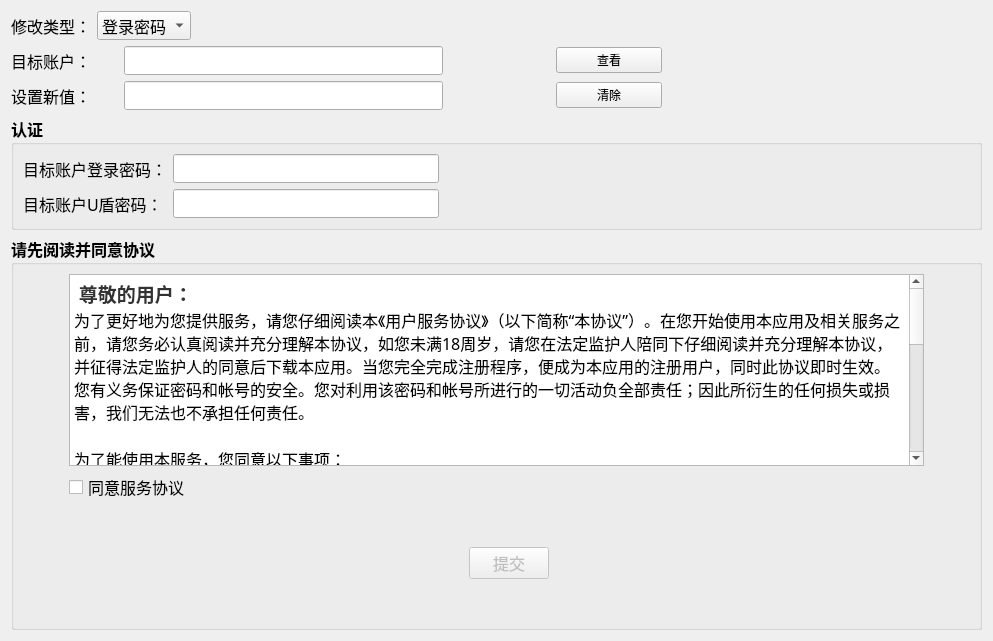
          <widget class="QWidget" name="scrollAreaWidgetContents_2">
           <property name="geometry">
            <rect>
             <x>0</x>
             <y>0</y>
             <width>993</width>
             <height>641</height>
            </rect>
           </property>
           <layout class="QVBoxLayout" name="verticalLayout_14">
            <item>
             <layout class="QHBoxLayout" name="horizontalLayout_4">
              <item>
               <widget class="QLabel" name="label_2">
                <property name="font">
                 <font>
                  <family>Calibri</family>
                  <pointsize>12</pointsize>
                  <weight>50</weight>
                  <italic>false</italic>
                  <bold>false</bold>
                 </font>
                </property>
                <property name="text">
                 <string>修改类型：</string>
                </property>
               </widget>
              </item>
              <item>
               <widget class="QComboBox" name="modifyTabTypeComboBox">
                <property name="font">
                 <font>
                  <family>Calibri</family>
                  <pointsize>12</pointsize>
                 </font>
                </property>
                <item>
                 <property name="text">
                  <string>登录密码</string>
                 </property>
                </item>
                <item>
                 <property name="text">
                  <string>U盾密码</string>
                 </property>
                </item>
                <item>
                 <property name="text">
                  <string>客户号</string>
                 </property>
                </item>
                <item>
                 <property name="text">
                  <string>操作员号</string>
                 </property>
                </item>
               </widget>
              </item>
              <item>
               <spacer name="horizontalSpacer_3">
                <property name="orientation">
                 <enum>Qt::Horizontal</enum>
                </property>
                <property name="sizeHint" stdset="0">
                 <size>
                  <width>40</width>
                  <height>20</height>
                 </size>
                </property>
               </spacer>
              </item>
             </layout>
            </item>
            <item>
             <layout class="QHBoxLayout" name="horizontalLayout_5" stretch="1,3,1,1,3">
              <item>
               <widget class="QLabel" name="label_3">
                <property name="font">
                 <font>
                  <family>Calibri</family>
                  <pointsize>12</pointsize>
                  <weight>50</weight>
                  <italic>false</italic>
                  <bold>false</bold>
                 </font>
                </property>
                <property name="text">
                 <string>目标账户：</string>
                </property>
               </widget>
              </item>
              <item>
               <widget class="QLineEdit" name="modifyTabTargetAccount">
                <property name="font">
                 <font>
                  <family>Calibri</family>
                  <pointsize>12</pointsize>
                 </font>
                </property>
               </widget>
              </item>
              <item>
               <spacer name="horizontalSpacer_4">
                <property name="orientation">
                 <enum>Qt::Horizontal</enum>
                </property>
                <property name="sizeHint" stdset="0">
                 <size>
                  <width>40</width>
                  <height>20</height>
                 </size>
                </property>
               </spacer>
              </item>
              <item>
               <widget class="QPushButton" name="modifyTabQueryAccounts">
                <property name="text">
                 <string>查看</string>
                </property>
               </widget>
              </item>
              <item>
               <spacer name="horizontalSpacer_6">
                <property name="orientation">
                 <enum>Qt::Horizontal</enum>
                </property>
                <property name="sizeHint" stdset="0">
                 <size>
                  <width>40</width>
                  <height>20</height>
                 </size>
                </property>
               </spacer>
              </item>
             </layout>
            </item>
            <item>
             <layout class="QHBoxLayout" name="horizontalLayout_6" stretch="1,3,1,1,3">
              <item>
               <widget class="QLabel" name="label_4">
                <property name="font">
                 <font>
                  <family>Calibri</family>
                  <pointsize>12</pointsize>
                  <weight>50</weight>
                  <italic>false</italic>
                  <bold>false</bold>
                 </font>
                </property>
                <property name="text">
                 <string>设置新值：</string>
                </property>
               </widget>
              </item>
              <item>
               <widget class="QLineEdit" name="modifyTabNewValue">
                <property name="font">
                 <font>
                  <family>Calibri</family>
                  <pointsize>12</pointsize>
                 </font>
                </property>
               </widget>
              </item>
              <item>
               <spacer name="horizontalSpacer_5">
                <property name="orientation">
                 <enum>Qt::Horizontal</enum>
                </property>
                <property name="sizeHint" stdset="0">
                 <size>
                  <width>40</width>
                  <height>20</height>
                 </size>
                </property>
               </spacer>
              </item>
              <item>
               <widget class="QPushButton" name="modifyTabClearNewValue">
                <property name="text">
                 <string>清除</string>
                </property>
               </widget>
              </item>
              <item>
               <spacer name="horizontalSpacer_7">
                <property name="orientation">
                 <enum>Qt::Horizontal</enum>
                </property>
                <property name="sizeHint" stdset="0">
                 <size>
                  <width>40</width>
                  <height>20</height>
                 </size>
                </property>
               </spacer>
              </item>
             </layout>
            </item>
            <item>
             <widget class="QGroupBox" name="groupBox_2">
              <property name="font">
               <font>
                <family>Sitka Subheading</family>
                <pointsize>12</pointsize>
                <weight>75</weight>
                <bold>true</bold>
               </font>
              </property>
              <property name="title">
               <string>认证</string>
              </property>
              <layout class="QVBoxLayout" name="verticalLayout_6">
               <item>
                <layout class="QHBoxLayout" name="horizontalLayout_7" stretch="1,2,4">
                 <item>
                  <widget class="QLabel" name="label_6">
                   <property name="font">
                    <font>
                     <family>Sitka Subheading</family>
                     <pointsize>12</pointsize>
                     <weight>50</weight>
                     <bold>false</bold>
                    </font>
                   </property>
                   <property name="text">
                    <string>目标账户登录密码：</string>
                   </property>
                  </widget>
                 </item>
                 <item>
                  <widget class="QLineEdit" name="modifyTabLoginPassword">
                   <property name="font">
                    <font>
                     <family>Calibri</family>
                     <pointsize>12</pointsize>
                     <weight>75</weight>
                     <bold>true</bold>
                    </font>
                   </property>
                   <property name="echoMode">
                    <enum>QLineEdit::Password</enum>
                   </property>
                  </widget>
                 </item>
                 <item>
                  <spacer name="horizontalSpacer_8">
                   <property name="orientation">
                    <enum>Qt::Horizontal</enum>
                   </property>
                   <property name="sizeHint" stdset="0">
                    <size>
                     <width>40</width>
                     <height>20</height>
                    </size>
                   </property>
                  </spacer>
                 </item>
                </layout>
               </item>
               <item>
                <layout class="QHBoxLayout" name="horizontalLayout_8" stretch="1,2,4">
                 <item>
                  <widget class="QLabel" name="label_11">
                   <property name="font">
                    <font>
                     <family>Sitka Subheading</family>
                     <pointsize>12</pointsize>
                     <weight>50</weight>
                     <bold>false</bold>
                    </font>
                   </property>
                   <property name="text">
                    <string>目标账户U盾密码： </string>
                   </property>
                  </widget>
                 </item>
                 <item>
                  <widget class="QLineEdit" name="modifyTabUKeyPassword">
                   <property name="font">
                    <font>
                     <family>Calibri</family>
                     <pointsize>12</pointsize>
                     <weight>75</weight>
                     <bold>true</bold>
                    </font>
                   </property>
                   <property name="echoMode">
                    <enum>QLineEdit::Password</enum>
                   </property>
                  </widget>
                 </item>
                 <item>
                  <spacer name="horizontalSpacer_9">
                   <property name="orientation">
                    <enum>Qt::Horizontal</enum>
                   </property>
                   <property name="sizeHint" stdset="0">
                    <size>
                     <width>40</width>
                     <height>20</height>
                    </size>
                   </property>
                  </spacer>
                 </item>
                </layout>
               </item>
              </layout>
             </widget>
            </item>
            <item>
             <widget class="QGroupBox" name="groupBox_5">
              <property name="font">
               <font>
                <family>Sitka Subheading</family>
                <pointsize>12</pointsize>
                <weight>75</weight>
                <bold>true</bold>
               </font>
              </property>
              <property name="title">
               <string>请先阅读并同意协议</string>
              </property>
              <layout class="QVBoxLayout" name="verticalLayout_7">
               <property name="leftMargin">
                <number>55</number>
               </property>
               <property name="rightMargin">
                <number>55</number>
               </property>
               <item>
                <layout class="QVBoxLayout" name="verticalLayout_4">
                 <item>
                  <widget class="QTextBrowser" name="textBrowser_3">
                   <property name="font">
                    <font>
                     <family>Sitka Subheading</family>
                     <pointsize>12</pointsize>
                     <weight>50</weight>
                     <bold>false</bold>
                    </font>
                   </property>
                   <property name="html">
                    <string>&lt;!DOCTYPE HTML PUBLIC &quot;-//W3C//DTD HTML 4.0//EN&quot; &quot;http://www.w3.org/TR/REC-html40/strict.dtd&quot;&gt;
&lt;html&gt;&lt;head&gt;&lt;meta name=&quot;qrichtext&quot; content=&quot;1&quot; /&gt;&lt;style type=&quot;text/css&quot;&gt;
p, li { white-space: pre-wrap; }
&lt;/style&gt;&lt;/head&gt;&lt;body style=&quot; font-family:'Sitka Subheading','Sitka Subheading','Sitka Subheading'; font-size:12pt; font-weight:400; font-style:normal;&quot;&gt;
&lt;p style=&quot; margin-top:0px; margin-bottom:0px; margin-left:0px; margin-right:0px; -qt-block-indent:0; text-indent:0px;&quot;&gt;&lt;span style=&quot; font-family:'Helvetica Neue','Helvetica','Arial','sans-serif'; font-size:14pt; font-weight:696; color:#333333; background-color:#ffffff;&quot;&gt; 尊敬的用户：&lt;/span&gt;&lt;/p&gt;
&lt;p style=&quot; margin-top:0px; margin-bottom:0px; margin-left:0px; margin-right:0px; -qt-block-indent:0; text-indent:0px;&quot;&gt;&lt;span style=&quot; font-family:'Sitka Subheading';&quot;&gt;为了更好地为您提供服务，请您仔细阅读本《用户服务协议》（以下简称“本协议”）。在您开始使用本应用及相关服务之前，请您务必认真阅读并充分理解本协议，如您未满18周岁，请您在法定监护人陪同下仔细阅读并充分理解本协议，并征得法定监护人的同意后下载本应用。当您完全完成注册程序，便成为本应用的注册用户，同时此协议即时生效。您有义务保证密码和帐号的安全。您对利用该密码和帐号所进行的一切活动负全部责任；因此所衍生的任何损失或损害，我们无法也不承担任何责任。&lt;/span&gt;&lt;/p&gt;
&lt;p style=&quot;-qt-paragraph-type:empty; margin-top:0px; margin-bottom:0px; margin-left:0px; margin-right:0px; -qt-block-indent:0; text-indent:0px; font-family:'Sitka Subheading';&quot;&gt;&lt;br /&gt;&lt;/p&gt;
&lt;p style=&quot; margin-top:0px; margin-bottom:0px; margin-left:0px; margin-right:0px; -qt-block-indent:0; text-indent:0px;&quot;&gt;&lt;span style=&quot; font-family:'Sitka Subheading';&quot;&gt;为了能使用本服务，您同意以下事项：&lt;/span&gt;&lt;/p&gt;
&lt;p style=&quot;-qt-paragraph-type:empty; margin-top:0px; margin-bottom:0px; margin-left:0px; margin-right:0px; -qt-block-indent:0; text-indent:0px; font-family:'Sitka Subheading';&quot;&gt;&lt;br /&gt;&lt;/p&gt;
&lt;p style=&quot; margin-top:0px; margin-bottom:0px; margin-left:0px; margin-right:0px; -qt-block-indent:0; text-indent:0px;&quot;&gt;&lt;span style=&quot; font-family:'Sitka Subheading';&quot;&gt;(1) 维持更新您个人用户信息，确保其真实、正确、最新及完整。&lt;/span&gt;&lt;/p&gt;
&lt;p style=&quot; margin-top:0px; margin-bottom:0px; margin-left:0px; margin-right:0px; -qt-block-indent:0; text-indent:0px;&quot;&gt;&lt;span style=&quot; font-family:'Sitka Subheading';&quot;&gt;若您提供任何错误、不实、过时或不完整的资料，并为应用所确知，或者应用有合理的理由怀疑前述资料为错误、不实、过时或不完整，我司有权暂停或终止您的帐号，并拒绝您于现在和未来使用应用全部或部分的服务。&lt;/span&gt;&lt;/p&gt;
&lt;p style=&quot;-qt-paragraph-type:empty; margin-top:0px; margin-bottom:0px; margin-left:0px; margin-right:0px; -qt-block-indent:0; text-indent:0px; font-family:'Sitka Subheading';&quot;&gt;&lt;br /&gt;&lt;/p&gt;
&lt;p style=&quot; margin-top:0px; margin-bottom:0px; margin-left:0px; margin-right:0px; -qt-block-indent:0; text-indent:0px;&quot;&gt;&lt;span style=&quot; font-family:'Sitka Subheading';&quot;&gt;(2) 应用不对用户所发布信息的删除或储存失败负责。&lt;/span&gt;&lt;/p&gt;
&lt;p style=&quot; margin-top:0px; margin-bottom:0px; margin-left:0px; margin-right:0px; -qt-block-indent:0; text-indent:0px;&quot;&gt;&lt;span style=&quot; font-family:'Sitka Subheading';&quot;&gt;应用并不承诺对用户的存储信息进行无限期保留。除非本协议中另有规定，否则应用不保证服务一定会满足用户的使用要求，也不保证服务不会受中断，对服务的及时性、安全性、准确性也不作担保。应用有判定用户的行为是否符合应用服务条款的要求和精神的保留权利，如果用户违背了服务条款的规定，应用有中断对其提供网络服务的权利。&lt;/span&gt;&lt;/p&gt;
&lt;p style=&quot;-qt-paragraph-type:empty; margin-top:0px; margin-bottom:0px; margin-left:0px; margin-right:0px; -qt-block-indent:0; text-indent:0px; font-family:'Sitka Subheading';&quot;&gt;&lt;br /&gt;&lt;/p&gt;
&lt;p style=&quot; margin-top:0px; margin-bottom:0px; margin-left:0px; margin-right:0px; -qt-block-indent:0; text-indent:0px;&quot;&gt;&lt;span style=&quot; font-family:'Sitka Subheading';&quot;&gt;(3) 用户对网络服务的使用承担风险。应用对此不作任何类型的担保，不论是明确的或隐含的，但是不对商业性的隐含担保、特定目的和不违反规定的适当担保作限制&lt;/span&gt;&lt;/p&gt;
&lt;p style=&quot;-qt-paragraph-type:empty; margin-top:0px; margin-bottom:0px; margin-left:0px; margin-right:0px; -qt-block-indent:0; text-indent:0px; font-family:'Sitka Subheading';&quot;&gt;&lt;br /&gt;&lt;/p&gt;
&lt;p style=&quot; margin-top:0px; margin-bottom:0px; margin-left:0px; margin-right:0px; -qt-block-indent:0; text-indent:0px;&quot;&gt;&lt;span style=&quot; font-family:'Sitka Subheading';&quot;&gt;(4) 用户单独承担发布内容的责任。用户对服务的使用是根据所有适用于应用的国家法律、地方法律和国际法律标准的。&lt;/span&gt;&lt;/p&gt;&lt;/body&gt;&lt;/html&gt;</string>
                   </property>
                  </widget>
                 </item>
                 <item>
                  <widget class="QCheckBox" name="modifyTabConfirmProtocol">
                   <property name="font">
                    <font>
                     <family>Sitka Subheading</family>
                     <pointsize>12</pointsize>
                     <weight>50</weight>
                     <bold>false</bold>
                    </font>
                   </property>
                   <property name="text">
                    <string>同意服务协议</string>
                   </property>
                  </widget>
                 </item>
                 <item>
                  <spacer name="verticalSpacer_3">
                   <property name="orientation">
                    <enum>Qt::Vertical</enum>
                   </property>
                   <property name="sizeHint" stdset="0">
                    <size>
                     <width>20</width>
                     <height>17</height>
                    </size>
                   </property>
                  </spacer>
                 </item>
                 <item>
                  <layout class="QVBoxLayout" name="verticalLayout_5">
                   <property name="sizeConstraint">
                    <enum>QLayout::SetDefaultConstraint</enum>
                   </property>
                   <property name="leftMargin">
                    <number>400</number>
                   </property>
                   <item>
                    <widget class="QPushButton" name="modifyTabSubmitButton">
                     <property name="enabled">
                      <bool>false</bool>
                     </property>
                     <property name="sizePolicy">
                      <sizepolicy hsizetype="Fixed" vsizetype="Fixed">
                       <horstretch>0</horstretch>
                       <verstretch>0</verstretch>
                      </sizepolicy>
                     </property>
                     <property name="font">
                      <font>
                       <family>Sitka Subheading</family>
                       <pointsize>12</pointsize>
                       <weight>50</weight>
                       <bold>false</bold>
                      </font>
                     </property>
                     <property name="layoutDirection">
                      <enum>Qt::LeftToRight</enum>
                     </property>
                     <property name="text">
                      <string>提交</string>
                     </property>
                    </widget>
                   </item>
                  </layout>
                 </item>
                 <item>
                  <spacer name="verticalSpacer_4">
                   <property name="orientation">
                    <enum>Qt::Vertical</enum>
                   </property>
                   <property name="sizeHint" stdset="0">
                    <size>
                     <width>20</width>
                     <height>17</height>
                    </size>
                   </property>
                  </spacer>
                 </item>
                </layout>
               </item>
              </layout>
             </widget>
            </item>
           </layout>
          </widget>
